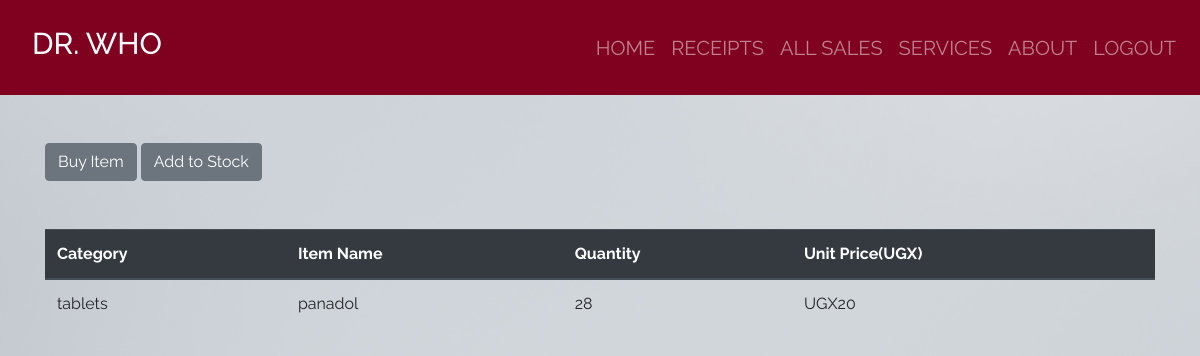
/index/7 (signed in), run on the app's committed database.
### dawa/models.py (models this page shows, shortened)
class Product(models.Model):
    category_name = models.ForeignKey(Category, on_delete=models.CASCADE, null=True, blank = True)
    item_name = models.CharField(max_length =50, null = True, blank = True)
    total_quantity = models.IntegerField(default = 0, null = True, blank = True)
    issued_quantity = models.IntegerField(default = 0, null = True, blank = True)
    received_quantity = models.IntegerField(default = 0, null = True, blank = True)
    unit_price = models.IntegerField(default = 0, null = True, blank = True)
    manufacturer = models.CharField(max_length=50, null = True, blank = True)
    brand = models.CharField(max_length=50, null = True, blank = True)

class Category(models.Model):
    name = models.CharField(max_length=50, null = True, blank = True)
    def __str__(self):
        return self.name

### dawa/views.py (the view)
# urls.py: path('index/<int:product_id>', views.product_detail, name = 'product_detail'),
@login_required
def product_detail(request, product_id):
    product = Product.objects.get(id = product_id)
    return render(request, 'products/products_detail.html', {'product': product})

### templates/products/products_detail.html
{% extends 'products/base.html'%} {% block content%}
<br></br>
<div class = "container">
    <a href="{% url 'issue_item' product.id %}" ><input type="submit" value="Buy Item" class="btn btn-secondary" btn type="button"/></a>
    <a href="{% url 'add_to_stock' product.id %}" ><input type= "submit" value="Add to Stock" class="btn btn-secondary btn" type="button"/></a>
</div>
<br></br>
<div class = "container">
  <table class="table">
    <thead class="thead-dark">
      <tr>
        <th scope="col">Category</th>
        <th scope="col">Item Name</th>
        <th scope="col">Quantity</th>
        <th scope="col">Unit Price(UGX)</th>
      </tr>
    </thead>
    <tbody>
      <tr>
        <td>{{product.category_name}}</td>
        <td>{{product.item_name}}</td>
        <td>{{product.total_quantity}}</td>
        <td>UGX{{product.unit_price}}</td>
      </tr>
    </tbody>
  </table>
</div>
{% endblock%}

### dawa/static/css/main.css (style rules this page uses)
html,body { position: relative; overflow-x: hidden; background: url('/static/images/img6.jpg'); width: 100% !important; height: 100vh; display: table; position: relative; background-position: center; background-attachment: scroll; -o-background-size: cover; -moz-background-size: cover; -webkit-background-size: cover; background-size: cover; background-repeat: no-repeat; }
body { background-color: hsl(0, 0%, 98%); font-family: 'raleway'; }

### data on the page
Product: category_name "tablets", item_name "panadol", total_quantity "28", unit_price "20"
